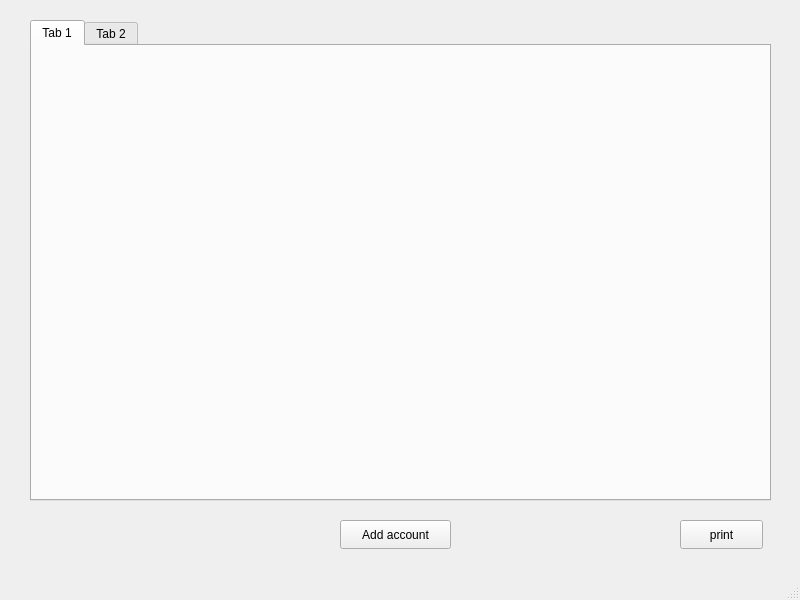
<?xml version="1.0" encoding="UTF-8"?>
<ui version="4.0">
 <class>Lab09_TNR</class>
 <widget class="QMainWindow" name="Lab09_TNR">
  <property name="geometry">
   <rect>
    <x>0</x>
    <y>0</y>
    <width>800</width>
    <height>600</height>
   </rect>
  </property>
  <property name="windowTitle">
   <string>Lab08_TNR</string>
  </property>
  <widget class="QWidget" name="centralwidget">
   <widget class="QPushButton" name="AddAccountBtn">
    <property name="geometry">
     <rect>
      <x>340</x>
      <y>520</y>
      <width>111</width>
      <height>29</height>
     </rect>
    </property>
    <property name="text">
     <string>Add account</string>
    </property>
   </widget>
   <widget class="QTabWidget" name="tabWidget">
    <property name="geometry">
     <rect>
      <x>30</x>
      <y>20</y>
      <width>741</width>
      <height>481</height>
     </rect>
    </property>
    <widget class="QWidget" name="tab">
     <attribute name="title">
      <string>Tab 1</string>
     </attribute>
    </widget>
    <widget class="QWidget" name="tab_2">
     <attribute name="title">
      <string>Tab 2</string>
     </attribute>
    </widget>
   </widget>
   <widget class="QPushButton" name="print_tnr">
    <property name="geometry">
     <rect>
      <x>680</x>
      <y>520</y>
      <width>83</width>
      <height>29</height>
     </rect>
    </property>
    <property name="text">
     <string>print</string>
    </property>
   </widget>
  </widget>
  <widget class="QMenuBar" name="menubar">
   <property name="geometry">
    <rect>
     <x>0</x>
     <y>0</y>
     <width>800</width>
     <height>25</height>
    </rect>
   </property>
  </widget>
  <widget class="QStatusBar" name="statusbar"/>
 </widget>
 <resources/>
 <connections/>
</ui>
